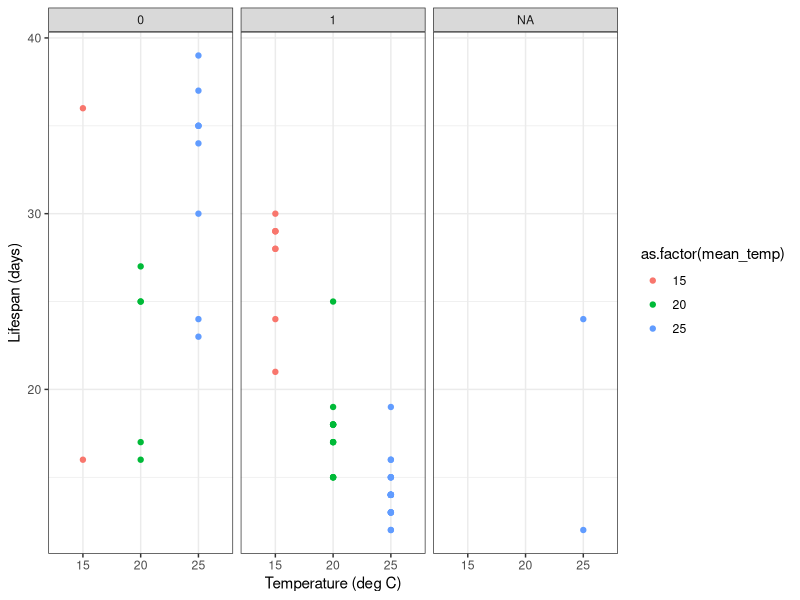
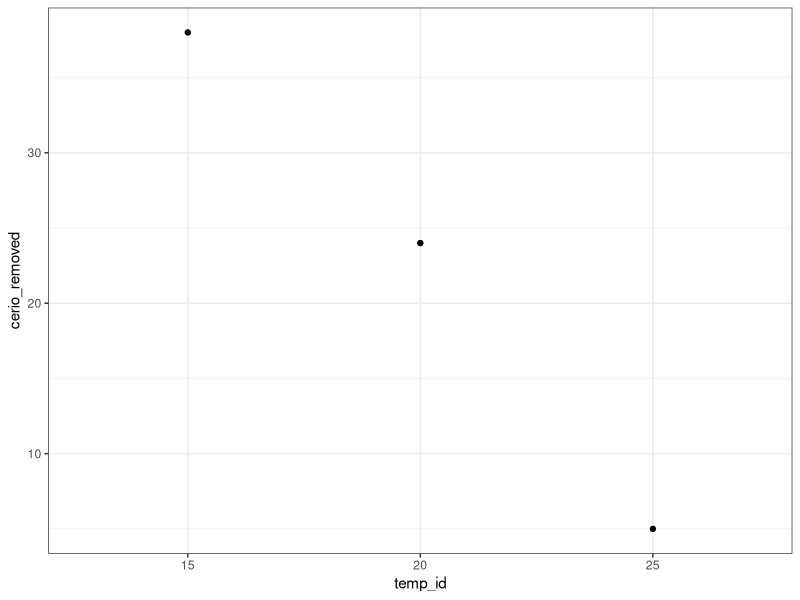
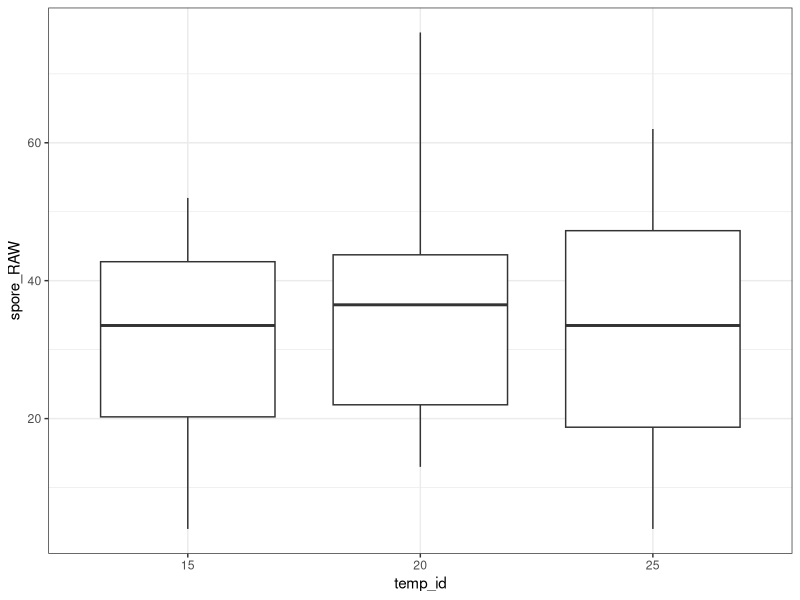
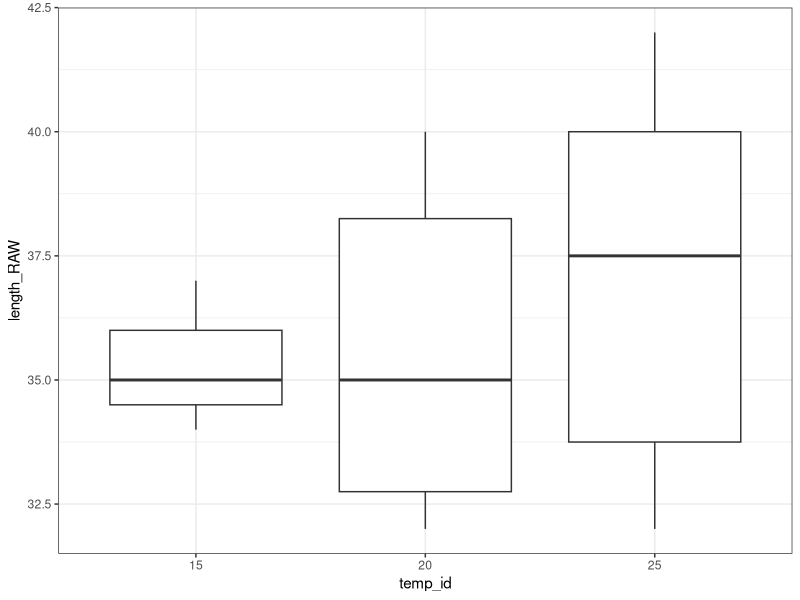
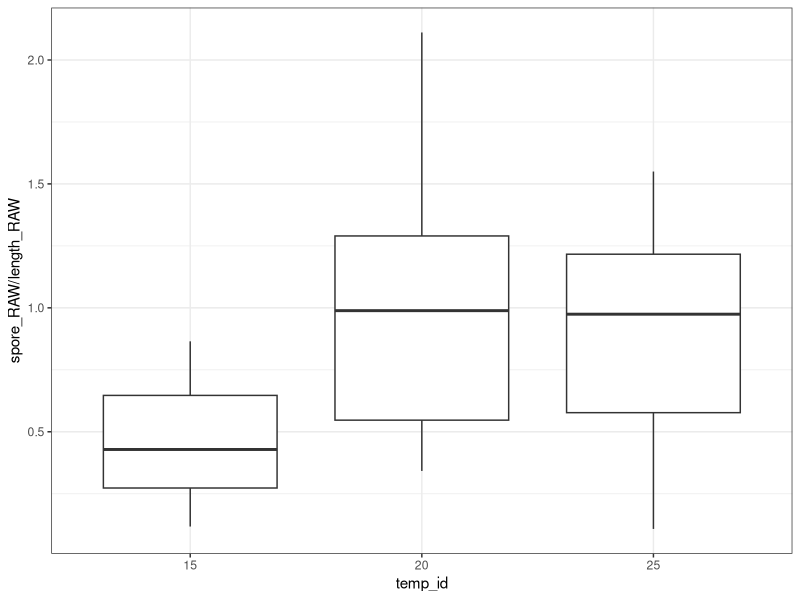

Reproduce these figures in R, in order.
## ---- chunk 1
knitr::opts_chunk$set(echo = TRUE)
## ---- chunk 2
setwd("~/Documents/GitHub/2022-thermal-zoop-experiments")
lt_mortality<-read.csv("lifetable_mortality.csv")
lt<-read.csv("raw_lifetable.csv")
lt_lengths<-read.csv("lifetable_day_5_lengths.csv")

#packages
library(ggplot2)
library(tidyverse)
## ---- chunk 3
#filter lifetable mortality data to just cerio and look at lifespan at each temperature
ggplot(filter(lt_mortality,species=="cerio"),aes(x=temp_id,y=lifespan,color=as.factor(mean_temp)))+geom_point()+theme_bw()+ylab("Lifespan (days)")+xlab("Temperature (deg C)")+facet_wrap(.~as.factor(inf))
#0 = uninfected, 1 = infected, NA = inf not assessed

#Many cerio dapnia removed at end of experiment so lifespan is greater than those graphed. Find number removed for each temperature and mean lifespan
cerio_removed <- lt_mortality %>% filter(species=="cerio"&removed=="1") %>% group_by(temp_id,inf) %>% summarize(cerio_removed = sum(removed)) %>% ggplot(aes(x=temp_id,y=cerio_removed))+geom_point()+theme_bw()
cerio_removed
## ---- chunk 4
#First look at spore yield
ggplot(filter(lt_mortality,species=="cerio"&inf=="1"),aes(x=temp_id,y=spore_RAW))+geom_boxplot()+theme_bw()

#Now look at body size
ggplot(filter(lt_mortality,species=="cerio"&inf=="1"),aes(x=temp_id,y=length_RAW))+geom_boxplot()+theme_bw()

#Look at spore yield and body size
ggplot(filter(lt_mortality,species=="cerio"&inf=="1"),aes(x=temp_id,y=spore_RAW/length_RAW))+geom_boxplot()+theme_bw()
## ---- chunk 5
cerio_summary <- lt_mortality %>% group_by(temp_id,inf) %>% summarize(mean_lifespan = mean(lifespan,na.rm=T),
                                                                  lifespan_se = sd(lifespan)/sqrt(length(lifespan)))

